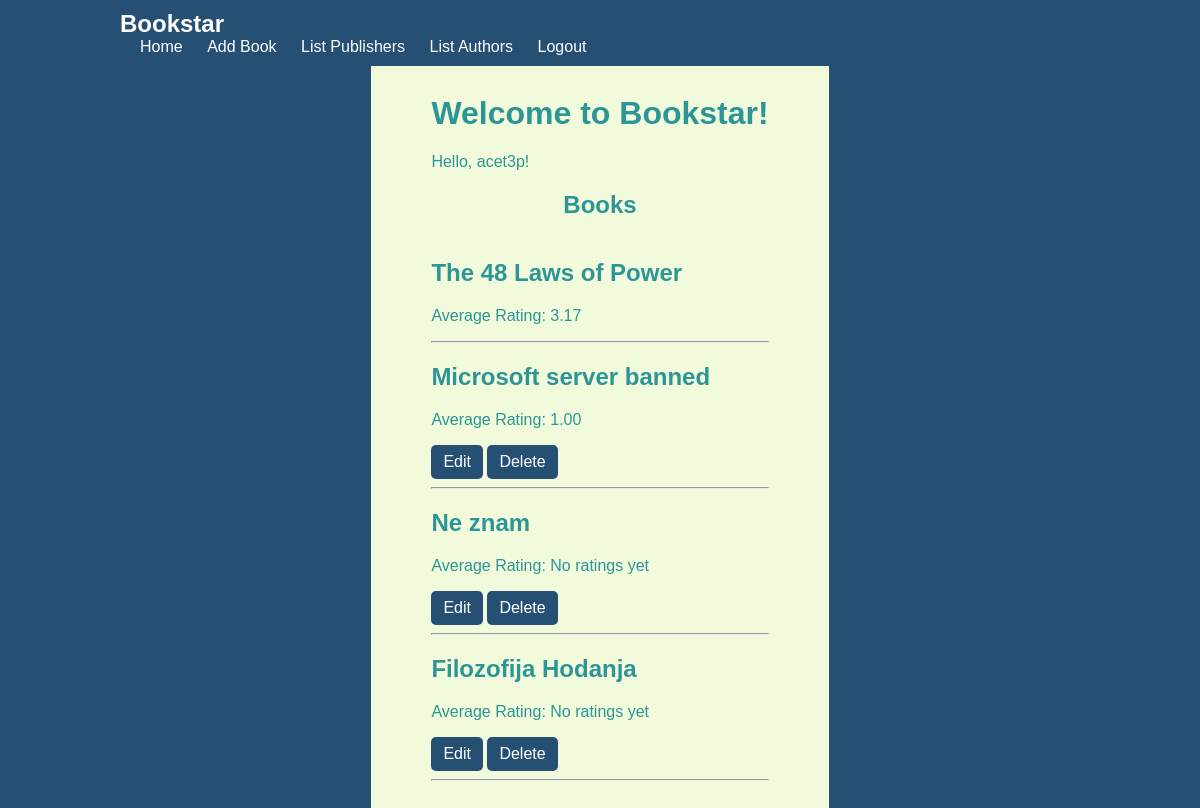
Page / (signed in) on the earlier database version.
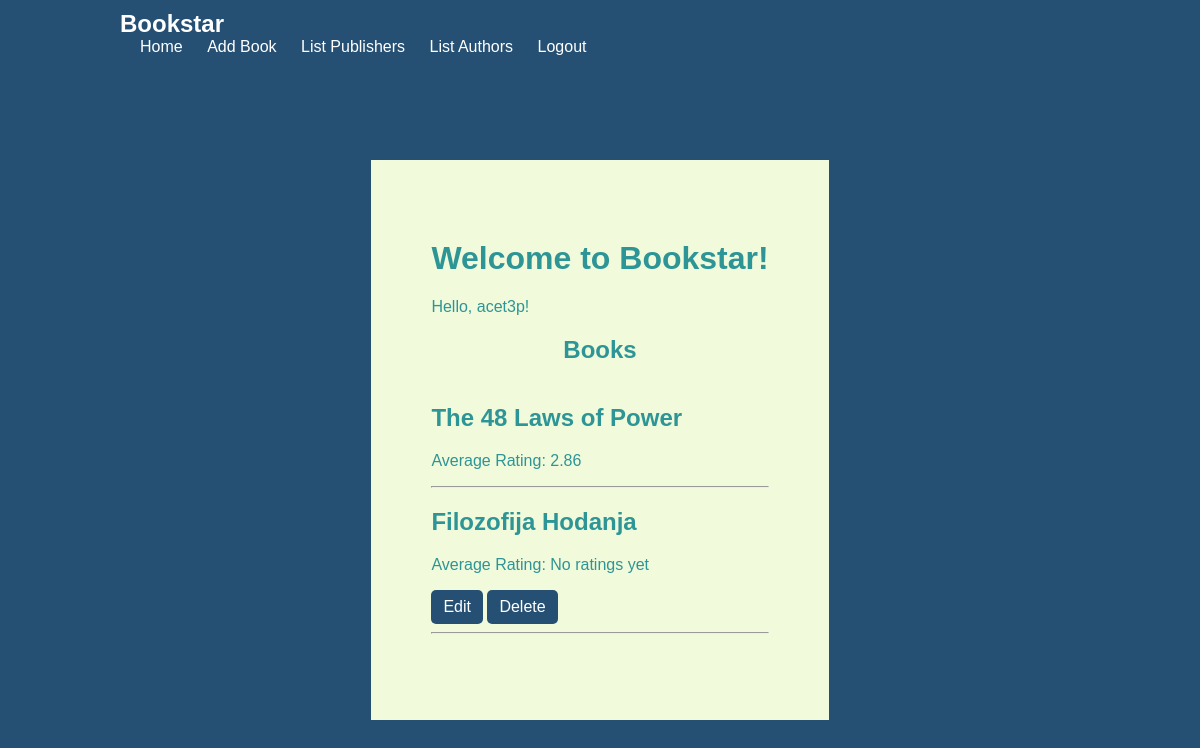
Same page on the later database version.
### books/models.py (models this page shows, shortened)
class Book(models.Model):
    title = models.CharField(max_length=100)
    authors = models.ManyToManyField(Author)
    publisher = models.ForeignKey(Publisher, on_delete=models.CASCADE)
    publication_date = models.DateField()
    upload_user = models.ForeignKey(User, on_delete=models.CASCADE, related_name='uploaded_books')
    comments = models.ManyToManyField(User, through='BookComment', related_name='book_comments')  # Modified
    average_rating = models.DecimalField(max_digits=3, decimal_places=2, default=0.00)
    total_ratings = models.IntegerField(default=0)
    class Meta:
        ordering = ['-publication_date']

### books/views.py (the view)
# urls.py: path('', views.home, name='home'),  # Route the root URL to the home view
@login_required
def home(request):
    books = Book.objects.all()
    return render(request, 'home.html', {'books': books})

### books/templates/home.html
{% extends 'navbar.html' %}
{% block content %}
<h1>Welcome to Bookstar!</h1>
{% if user.is_authenticated %}
    <p class="welcome-message">Hello, {{ user.username }}!</p>
{% else %}
    <p class="welcome-message">Welcome! Please <a href="{% url 'login' %}" class="login-link">login</a> or <a href="{% url 'register' %}" class="register-link">register</a>.</p>
{% endif %}
<h2>Books</h2>
    <ul class="book-list book-list-container">
        {% for book in books %}
            <li class="book-item">
                <h2 class="naslov"><a href="{% url 'book_detail' book.id %}" class="book-title">{{ book.title }}</a></h2>
                <p class="average-rating">Average Rating: {{ book.average_rating|default:"No ratings yet" }}</p>
                {% if request.user == book.upload_user %}
                    <span class="edit-delete-buttons">
                        <a href="{% url 'edit_book' book.id %}" class="edit-button">Edit</a>
                        <a href="{% url 'delete_book' book.id %}" class="delete-button">Delete</a>
                    </span>
                {% endif %}
                <hr>
            </li>
        {% endfor %}
    </ul>
{% endblock %}

### books/templates/navbar.html (shortened to what this page needs)
{% load static %}
<!DOCTYPE html>
<html lang="en">
<head>
    <link rel="stylesheet" type="text/css" href="{% static 'styles.css' %}">
</head>
<body>
    <nav class="navbar">
        <div class="container">
            <h1 class="navbar-brand">Bookstar</h1>
            <ul class="navbar-nav">
                <li class="nav-item"><a href="{% url 'home' %}" class="nav-link">Home</a></li>
                {% if user.is_authenticated %}
                <li class="nav-item"><a href="{% url 'add_book' %}" class="nav-link">Add Book</a></li>
                <li class="nav-item"><a href="{% url 'publisher_list' %}" class="nav-link">List Publishers</a></li>
                <li class="nav-item"><a href="{% url 'author_list' %}" class="nav-link">List Authors</a></li>
                <li class="nav-item"><a href="{% url 'logout' %}" class="nav-link">Logout</a></li>
                {% else %}
                    <li class="nav-item"><a href="{% url 'login' %}" class="nav-link">Login</a></li>
                    <li class="nav-item"><a href="{% url 'register' %}" class="nav-link">Register</a></li>
                {% endif %}
            </ul>
        </div>
    </nav>
    <div class="content-wrapper">
        <div class="pale-background">
            {% block content %}
            {% endblock %}
        </div>
    </div>
</body>
</html>

### books/static/styles.css (style rules this page uses)
body { font-family: Arial, sans-serif; background-color: #265073; color: #2D9596; margin: 0; padding: 0; display: flex; justify-content: center; align-items: center; height: 100vh; }
h2 { text-align: center; }
a { color: #2D9596; text-decoration: none; }
.navbar { background-color: #265073; color: #ffffff; padding: 10px 0; position: fixed; top: 0; left: 0; width: 100%; z-index: 1000; }
.container { max-width: 960px; margin: 0 auto; }
.navbar-brand { margin: 0; padding: 0; font-size: 24px; }
.navbar-nav { list-style-type: none; padding: 0; margin: 0; }
.nav-item { display: inline; margin-left: 20px; }
.nav-link { color: #ffffff; text-decoration: none; }
.content-wrapper { margin-top: 80px; }
.pale-background { background-color: #F1FADA; padding: 60px; }
h1, h2, h3 { margin-top: 20px; }
ul { list-style-type: none; padding: 0; }
li { margin-bottom: 10px; }
.edit-button, .delete-button { background-color: #265073; color: #ffffff; padding: 8px 12px; border: none; border-radius: 5px; cursor: pointer; text-decoration: none; display: inline-block; }
.naslov { text-align: left; }
.book-list-container { max-height: 550px; overflow-y: auto; }

Differences in the rows shown:
removed Book: title "Microsoft server banned", average_rating "1.00", shows "Edit"
removed Book: title "Ne znam", average_rating "No ratings yet", shows "Edit"
changed Book "The 48 Laws of Power": average_rating "3.17" → "2.86"
